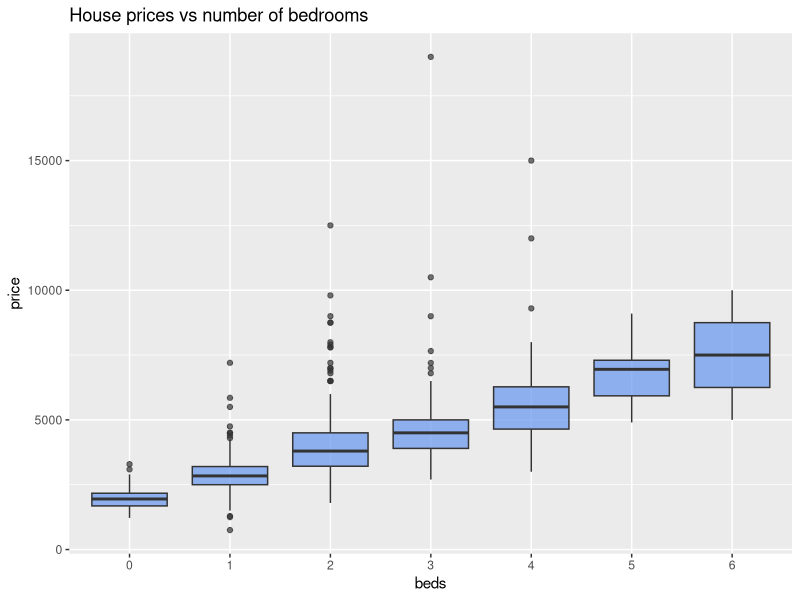
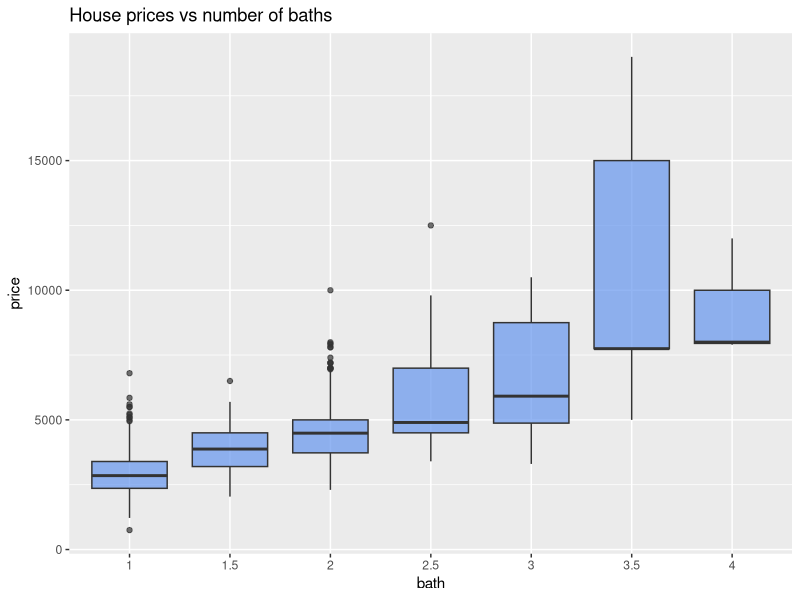
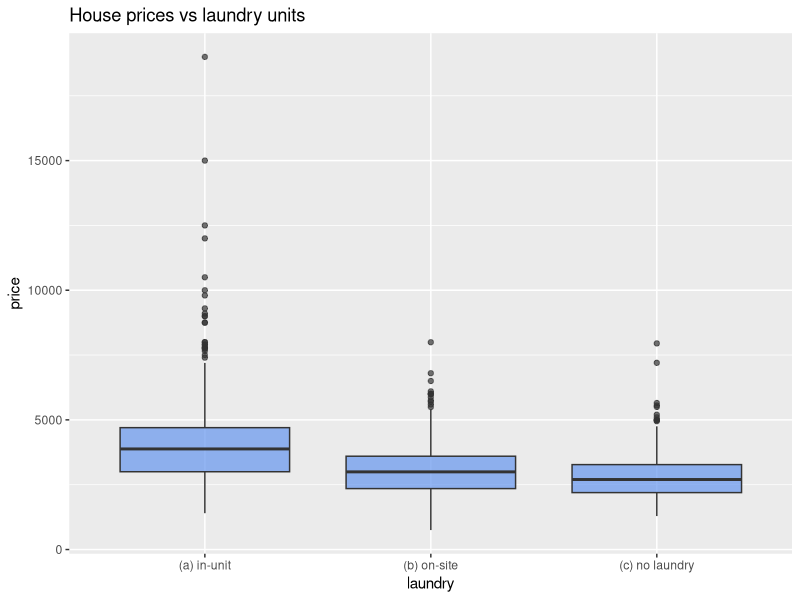
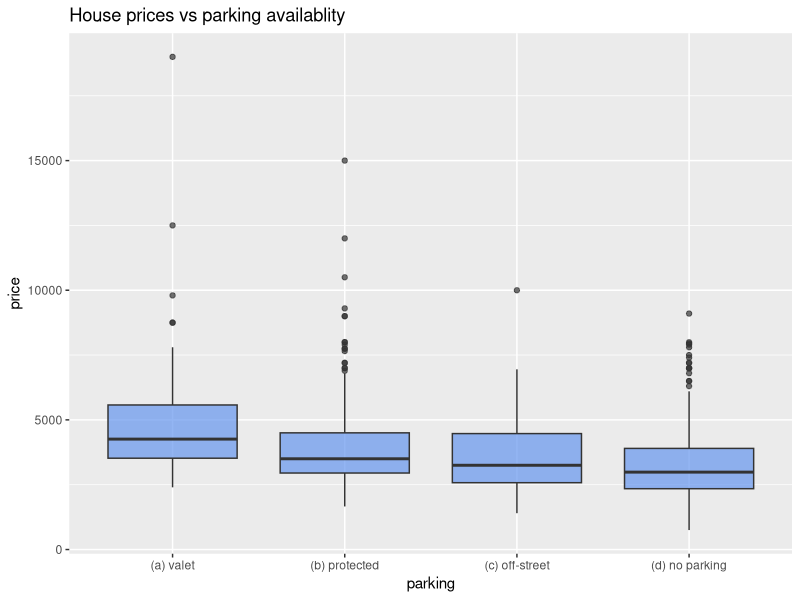
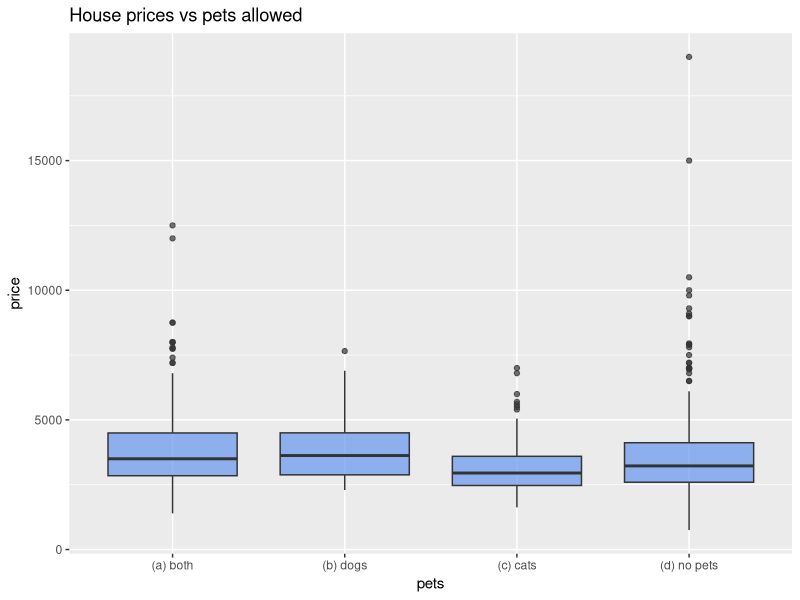
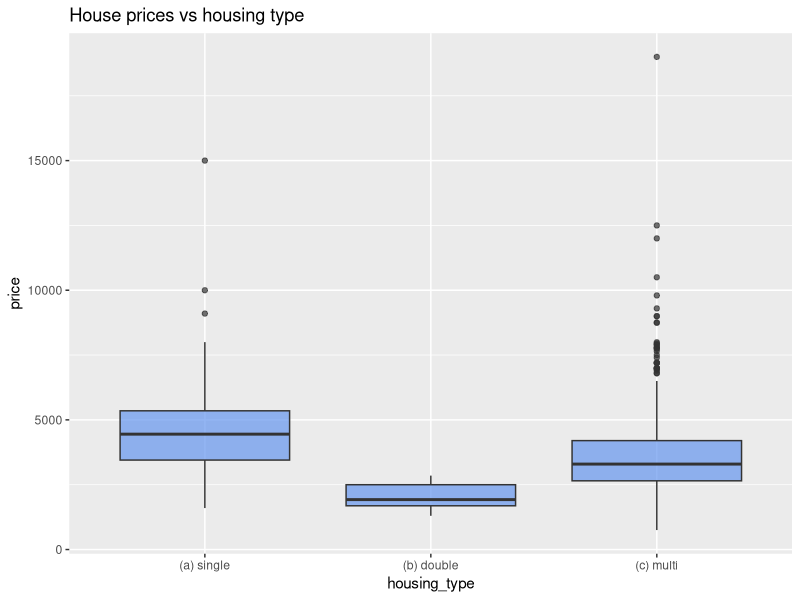
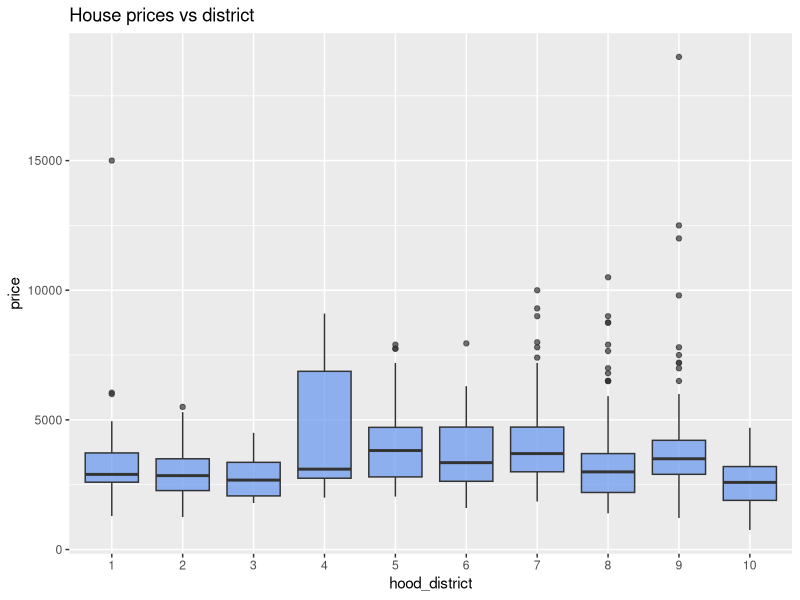
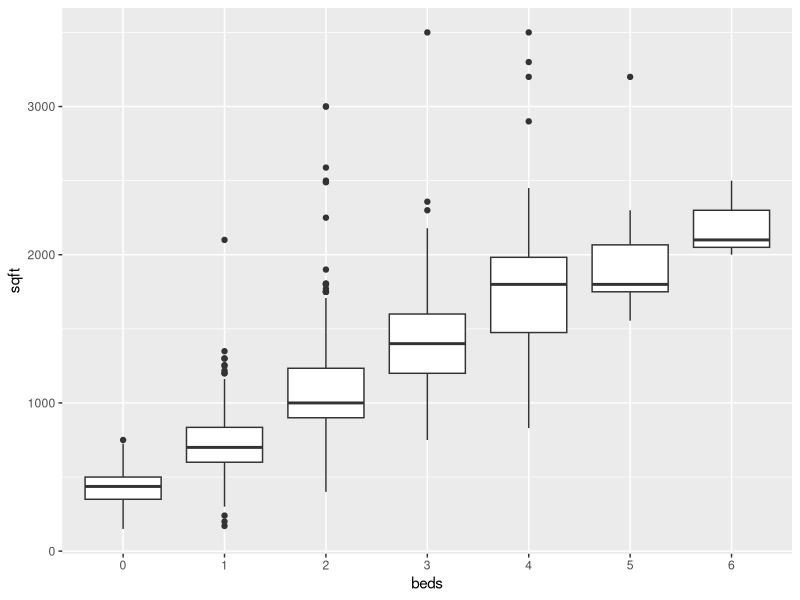

These charts were generated, in order, by the following R code:
df = read.csv('sf_clean.csv')
head(df)
summary(df$price)
dim(df)
View(df)

colnames(df)
lapply(df, class)
df$beds <- as.factor(df$beds)
df$bath <- as.factor(df$bath)
df$hood_district <- as.factor(df$hood_district)

#Univariate EDA
table(df$beds)    #more than 50% houses have either 1 or 2 beds
table(df$bath)    #more than 50% houses have only one bath
table(df$laundry) #most of the houses have in-unit laundry
table(df$pets)    #more than 50% houses don't allow any pets
table(df$housing_type)   
table(df$parking)    
table(df$hood_district)     #more than 50% houses are available in district 8-9
summary(df$price)
summary(df$sqft)

#Bivariate EDA
table(df$beds,df$bath)
table(df$pets, df$housing_type)
table(df$parking, df$hood_district)

#visualization
library('ggplot2')

##Price

ggplot(df, aes(x=beds, y=price))+geom_boxplot(fill = "cornflowerblue", alpha = .7) + ggtitle('House prices vs number of bedrooms')
ggplot(df, aes(x=bath, y=price))+geom_boxplot(fill = "cornflowerblue", alpha = .7) +ggtitle('House prices vs number of baths')
ggplot(df, aes(x=laundry, y=price))+geom_boxplot(fill = "cornflowerblue", alpha = .7) +ggtitle('House prices vs laundry units')
ggplot(df, aes(x=parking, y=price))+geom_boxplot(fill = "cornflowerblue", alpha = .7) +ggtitle('House prices vs parking availablity')
ggplot(df, aes(x=pets, y=price))+geom_boxplot(fill = "cornflowerblue", alpha = .7) +ggtitle('House prices vs pets allowed')
ggplot(df, aes(x=housing_type, y=price))+geom_boxplot(fill = "cornflowerblue", alpha = .7) +ggtitle('House prices vs housing type')
ggplot(df, aes(x=hood_district, y=price))+geom_boxplot(fill = "cornflowerblue", alpha = .7) +ggtitle('House prices vs district')

##SQ-foot

ggplot(df, aes(x=beds, y=sqft))+geom_boxplot()
ggplot(df, aes(x=bath, y=sqft))+geom_boxplot()
ggplot(df, aes(x=laundry, y=sqft))+geom_boxplot()
ggplot(df, aes(x=parking, y=sqft))+geom_boxplot()
ggplot(df, aes(x=pets, y=sqft))+geom_boxplot()
ggplot(df, aes(x=housing_type, y=sqft))+geom_boxplot()
ggplot(df, aes(x=hood_district, y=sqft))+geom_boxplot()

ggplot(df, aes(x=beds, fill=bath))+geom_bar(position = 'stack') + ggtitle('Count of houses with different number of beds and baths')
ggplot(df, aes(x=pets, fill=housing_type))+geom_bar(position = 'stack') + ggtitle('Count of houses with differnt housing type and allowance of pets')

ggplot(df, aes(x=beds, fill=laundry))+geom_bar(position = 'stack')
ggplot(df, aes(x=bath, fill=laundry))+geom_bar(position = 'stack')

##price-sqft
ggplot(df, aes(x=sqft, y=price))+geom_point()+
  geom_smooth(method = "lm") + ggtitle('Price of house vs SQFT')



#probablity dist

ggplot(df, aes(x=price))+geom_histogram(fill = "cornflowerblue", color = "white",bins = 50)
ggplot(df, aes(x=price))+geom_density(fill = "indianred3")

ggplot(df, aes(x=sqft))+geom_histogram(fill = "cornflowerblue", color = "white",bins = 50)
ggplot(df, aes(x=sqft))+geom_density(fill = "indianred3")



#hypothesis testing

## Tesing the hypothesis that the mean sqft of the houses in district 9 are equal to the mean sqft of houses in all district 

df2 <- subset(df, hood_district == 9)
true_mean = mean(df$price)
true_sqft = mean(df$sqft)

t.test(x=df2$sqft, mu= true_sqft, alternative = 'two.sided', conf.level = 0.95)
## Since the p value is 0.7897 which is a lot higher than 0.05, We can accept our null hypothesis



#probability dist

## Finding the probability of  of a house with sqft > 2500

mean(df$sqft)
sd(df$sqft)
summary(df$sqft)

pnorm(2500, mean = true_sqft, sd = sd(df$sqft), lower.tail = FALSE)
## The probability of a house with sqft more than 2500 is 0.0006652677, Which is very low

